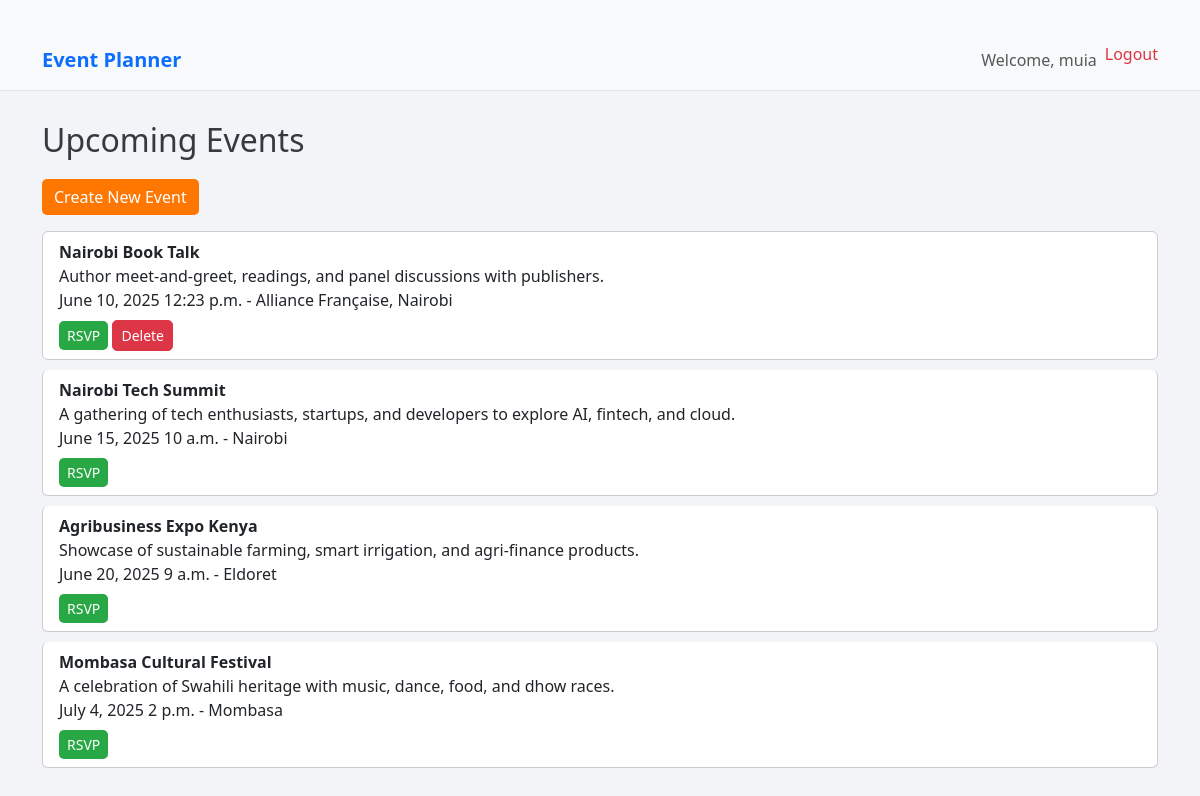
Screenshot of / (signed in) with the database file from the repository.
### events/models.py (models this page shows, shortened)
class Event(models.Model):
    title = models.CharField(max_length=100)
    description = models.TextField()
    location = models.CharField(max_length=100)
    date = models.DateField()
    time = models.TimeField()
    organizer = models.ForeignKey(User, on_delete=models.CASCADE)

### events/views.py (the view)
# urls.py: path('', views.event_list, name='event_list'),
def event_list(request):
    events = Event.objects.all().order_by('date')
    return render(request, 'events/event_list.html', {'events': events})

### events/templates/events/event_list.html (shortened to what this page needs)
{% extends 'base.html' %}
{% block content %}
<h2>Upcoming Events</h2>
<a href="{% url 'create_event' %}" class="btn btn-primary mb-3">Create New Event</a>
<ul class="list-group">
  {% for event in events %}
    <li class="list-group-item">
      <strong>{{ event.title }}</strong><br>
      {{ event.description }}<br>
      {{ event.date }} {{ event.time }} - {{ event.location }}<br>
      {% if user.is_authenticated %}
        <a href="{% url 'rsvp_event' event.id %}" class="btn btn-sm btn-success mt-2">RSVP</a>
        {% if user == event.organizer %}
          <form method="post" action="{% url 'delete_event' event.id %}" style="display:inline;">
            <button type="submit" class="btn btn-sm btn-danger mt-2">Delete</button>
          </form>
        {% endif %}
      {% endif %}
    </li>
  {% empty %}
    <li class="list-group-item">No events found.</li>
  {% endfor %}
</ul>
{% endblock %}

### templates/base.html (shortened to what this page needs)
{% load static %}
<!DOCTYPE html>
<html lang="en">
<head>
    <link href="https://cdn.jsdelivr.net/npm/bootstrap@5.3.0/dist/css/bootstrap.min.css" rel="stylesheet">
    <link href="{% static 'css/style.css' %}" rel="stylesheet">
</head>
<body>
    <nav class="navbar navbar-expand-lg navbar-light bg-light border-bottom">
        <div class="container">
            <a class="navbar-brand fw-bold text-primary" href="{% url 'event_list' %}">Event Planner</a>
            <div class="collapse navbar-collapse">
                <ul class="navbar-nav ms-auto">
                    {% if user.is_authenticated %}
                        <li class="nav-item">
                            <span class="nav-link">Welcome, {{ user.username }}</span>
                        </li>
                        <li class="nav-item">
                            <form method="post" action="{% url 'logout' %}">
                                <button type="submit" class="btn btn-link nav-link text-danger" style="display: inline; padding: 0; border: none; background: none;">
                                    Logout
                                </button>
                            </form>
                        </li>
                    {% endif %}
                </ul>
            </div>
        </div>
    </nav>
    <div class="container">
        {% block content %}{% endblock %}
    </div>
</body>
</html>

### static/css/style.css (style rules this page uses)
body { font-family: 'Segoe UI', Tahoma, Geneva, Verdana, sans-serif; background-color: #f2f4f8; margin: 0; padding: 0; }
.container { margin-top: 30px; }
h2 { color: #343a40; margin-bottom: 20px; }
.navbar { padding: 10px 20px; background-color: #ffffff; border-bottom: 1px solid #ddd; margin-bottom: 20px; }
.navbar a { margin-right: 15px; color: #333; text-decoration: none; }
.list-group-item { background-color: #fff; margin-bottom: 10px; border: 1px solid #ccc; border-radius: 6px; }
.btn { border-radius: 5px; }
.btn-primary { background-color: #ff7700; border: none; }
.btn-success { background-color: #28a745; border: none; }

### rows the page displays
Event: title "Nairobi Book Talk", description "Author meet-and-greet, readings, and panel discussions with publishers.", date "June 10, 2025", time "12:23 p.m.", location "Alliance Française, Nairobi", shows "Delete"
Event: title "Nairobi Tech Summit", description "A gathering of tech enthusiasts, startups, and developers to explore AI, fintech, and cloud.", date "June 15, 2025", time "10 a.m.", location "Nairobi"
Event: title "Agribusiness Expo Kenya", description "Showcase of sustainable farming, smart irrigation, and agri-finance products.", date "June 20, 2025", time "9 a.m.", location "Eldoret"
Event: title "Mombasa Cultural Festival", description "A celebration of Swahili heritage with music, dance, food, and dhow races.", date "July 4, 2025", time "2 p.m.", location "Mombasa"

### other values shown
{{ user.username }} "muia"
